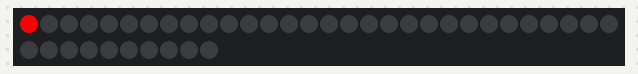
A program run on a simulated Raspberry Pi Pico running MicroPython. Shown: 40 RGB LEDs in strip order, left to right, continuing on the next row.

Above: at 0.12 s.
At 2.38 s:
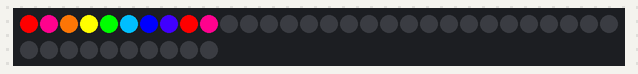
At 4.9 s:
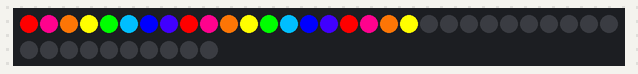
At 7.41 s:
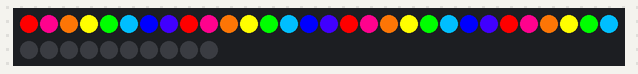
At 9.9 s:
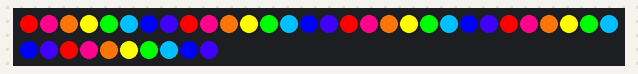

The program:

neo-matrix.py
```python
import time

from machine import Pin
from neopixel import NeoPixel

COLORS = {
    "red": (255, 0, 0),
    "pink": (255, 2, 141),
    "orange": (249, 115, 6),
    "yellow": (255, 255, 0),
    "green": (0, 255, 0),
    "cyan": (0, 190, 255),
    "blue": (0, 0, 255),
    "purple": (64, 0, 255),
    # --- support colors ---
    "off": (0, 0, 0),
    "white": (255, 255, 255),
    "ok_green": (73, 233, 72),
}
COLOR_LIST = list(COLORS.values())
COLOR_CNT = len(COLOR_LIST)

pin = Pin(2, Pin.OUT)
neo = NeoPixel(pin, 40)

SHOW_COLORS = [
    COLORS["red"],
    COLORS["pink"],
    COLORS["orange"],
    COLORS["yellow"],
    COLORS["green"],
    COLORS["cyan"],
    COLORS["blue"],
    COLORS["purple"],
]

while True:
    for idx in range(40):
        neo[idx] = SHOW_COLORS[idx % 8]

        neo.write()
        time.sleep(0.25)
```
